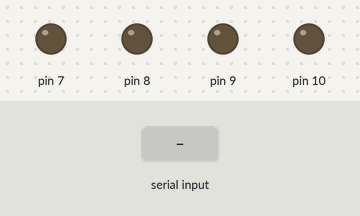
Bench run of a sketch on a simulated Arduino Uno, built with avr-gcc and run on an emulated ATmega328P. On the bench: output pins drawn as LEDs (lit = HIGH). The inputs (shaded band) are chosen by the test bench.

Above: at 1.2 s.
1.3 s: "R" received over Serial
At 2.5 s:
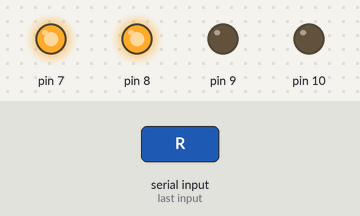
2.8 s: "G" received over Serial
At 3.8 s:
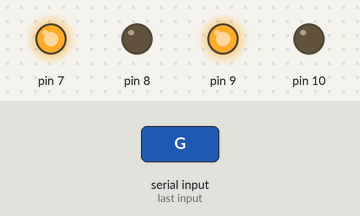
4.3 s: "B" received over Serial
At 4.9 s:
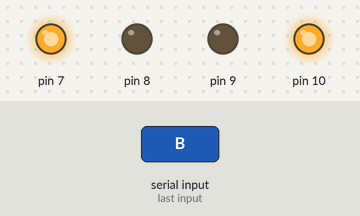
5.8 s: "1" received over Serial
At 6.1 s:
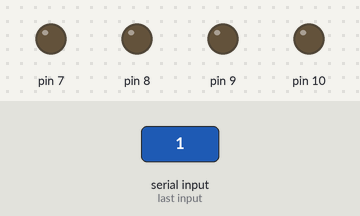
Timing chart, 0 to 8.3 s (numbered marks = the images above; inputs shaded):
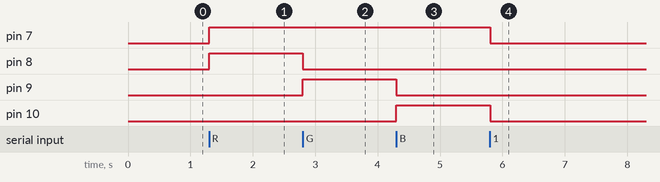

The sketch:

sketch_mar14b.ino
```cpp
char dato;

void setup() {

Serial.begin(9600);

pinMode(7,OUTPUT);
pinMode(8,OUTPUT);
pinMode(9,OUTPUT);
pinMode(10,OUTPUT);

}

void loop() {

if(Serial.available()){

dato = Serial.read();

digitalWrite(7,LOW);
digitalWrite(8,LOW);
digitalWrite(9,LOW);
digitalWrite(10,LOW);

if(dato=='R'){
digitalWrite(7,HIGH);
digitalWrite(8,HIGH);
}

if(dato=='G'){
digitalWrite(7,HIGH);
digitalWrite(9,HIGH);
}

if(dato=='B'){
digitalWrite(7,HIGH);
digitalWrite(10,HIGH);
}

}

}
```

Measured:
- after the input at 1.3 s, pin 7, pin 8: LOW → HIGH at once
- after the input at 2.8 s, pin 8: HIGH → LOW at once; pin 9: LOW → HIGH at once
- after the input at 4.3 s, pin 9: HIGH → LOW at once; pin 10: LOW → HIGH at once
- after the input at 5.8 s, pin 7, pin 10: HIGH → LOW at once
